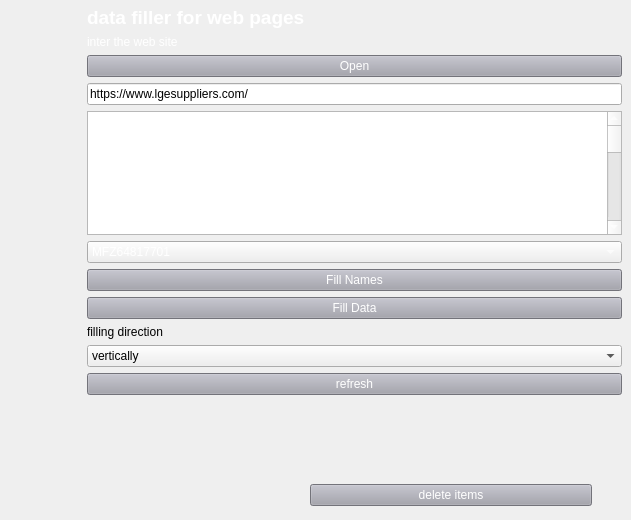
      <widget class="QWidget" name="tab_webSub_filler">
       <attribute name="title">
        <string>Tab 1</string>
       </attribute>
       <widget class="QWidget" name="formLayoutWidget">
        <property name="geometry">
         <rect>
          <x>81</x>
          <y>0</y>
          <width>541</width>
          <height>401</height>
         </rect>
        </property>
        <layout class="QFormLayout" name="formLayout_4">
         <item row="0" column="1">
          <spacer name="verticalSpacer_6">
           <property name="orientation">
            <enum>Qt::Vertical</enum>
           </property>
           <property name="sizeHint" stdset="0">
            <size>
             <width>20</width>
             <height>40</height>
            </size>
           </property>
          </spacer>
         </item>
         <item row="3" column="1">
          <widget class="QLabel" name="importFilesLabel">
           <property name="styleSheet">
            <string notr="true">color: rgb(255, 255, 255);
font: 12pt &quot;MS Shell Dlg 2&quot;;</string>
           </property>
           <property name="text">
            <string>&lt;html&gt;&lt;head/&gt;&lt;body&gt;&lt;p&gt;&lt;span style=&quot; font-size:14pt; font-weight:600; color:#ffffff;&quot;&gt;data filler for web pages&lt;/span&gt;&lt;/p&gt;&lt;/body&gt;&lt;/html&gt;</string>
           </property>
          </widget>
         </item>
         <item row="4" column="1">
          <widget class="QLabel" name="interTheWebSiteLabel">
           <property name="text">
            <string>&lt;html&gt;&lt;head/&gt;&lt;body&gt;&lt;p&gt;&lt;span style=&quot; color:#ffffff;&quot;&gt;inter the web site&lt;/span&gt;&lt;/p&gt;&lt;/body&gt;&lt;/html&gt;</string>
           </property>
          </widget>
         </item>
         <item row="5" column="1">
          <widget class="QPushButton" name="ButWebFilterOpensites">
           <property name="styleSheet">
            <string notr="true">background-color: rgb(161, 161, 171);
color: rgb(255, 255, 255);</string>
           </property>
           <property name="text">
            <string>Open</string>
           </property>
          </widget>
         </item>
         <item row="6" column="1">
          <widget class="QLineEdit" name="interTheWebSiteLineEdit">
           <property name="styleSheet">
            <string notr="true"/>
           </property>
           <property name="text">
            <string>https://www.lgesuppliers.com/</string>
           </property>
          </widget>
         </item>
         <item row="7" column="1">
          <widget class="QListWidget" name="listWebFilterLGItems">
           <property name="styleSheet">
            <string notr="true">color: rgb(255, 255, 255);</string>
           </property>
           <item>
            <property name="text">
             <string>LG43UJ63</string>
            </property>
           </item>
           <item>
            <property name="text">
             <string>LG49UJ63</string>
            </property>
           </item>
           <item>
            <property name="text">
             <string>LG55UK630</string>
            </property>
           </item>
           <item>
            <property name="text">
             <string>LGLG32LM55</string>
            </property>
           </item>
           <item>
            <property name="text">
             <string>LGLG43LM63</string>
            </property>
           </item>
           <item>
            <property name="text">
             <string>FRONT 43LM63</string>
            </property>
           </item>
           <item>
            <property name="text">
             <string>FRONT 43LM55</string>
            </property>
           </item>
           <item>
            <property name="text">
             <string>LG65UM73up&amp;down</string>
            </property>
           </item>
           <item>
            <property name="text">
             <string>LG65UM73LR</string>
            </property>
           </item>
           <item>
            <property name="text">
             <string>LG43UP77</string>
            </property>
           </item>
           <item>
            <property name="text">
             <string>LG65UP775Front</string>
            </property>
           </item>
           <item>
            <property name="text">
             <string>LG65UP77set</string>
            </property>
           </item>
           <item>
            <property name="text">
             <string>LG65UP81set</string>
            </property>
           </item>
           <item>
            <property name="text">
             <string>LG65UP81Side</string>
            </property>
           </item>
           <item>
            <property name="text">
             <string>LG75UP77FRONT</string>
            </property>
           </item>
           <item>
            <property name="text">
             <string>LG75UP77Set</string>
            </property>
           </item>
           <item>
            <property name="text">
             <string>LG75UP77Side</string>
            </property>
           </item>
           <item>
            <property name="text">
             <string>LG43UP81</string>
            </property>
           </item>
           <item>
            <property name="text">
             <string>LGNano80set</string>
            </property>
           </item>
           <item>
            <property name="text">
             <string>LGNano80side</string>
            </property>
           </item>
           <item>
            <property name="text">
             <string>LGOLED65A26LA_set</string>
            </property>
           </item>
           <item>
            <property name="text">
             <string>OLED65A26LAside</string>
            </property>
           </item>
           <item>
            <property name="text">
             <string>lg70UQ980updown</string>
            </property>
           </item>
           <item>
            <property name="text">
             <string>lg70UQ980sides</string>
            </property>
           </item>
           <item>
            <property name="text">
             <string>lg_OLED65CS_set</string>
            </property>
           </item>
           <item>
            <property name="text">
             <string>lg_OLED65CS_sides</string>
            </property>
           </item>
           <item>
            <property name="text">
             <string>OLED55CS_set</string>
            </property>
           </item>
           <item>
            <property name="text">
             <string>OLED55CS_side</string>
            </property>
           </item>
           <item>
            <property name="text">
             <string>LgWasherCover</string>
            </property>
           </item>
           <item>
            <property name="text">
             <string>LgWasherAngels</string>
            </property>
           </item>
           <item>
            <property name="text">
             <string>LgWasherBase</string>
            </property>
           </item>
           <item>
            <property name="text">
             <string>LgWasherBase_VIVACHE</string>
            </property>
           </item>
           <item>
            <property name="text">
             <string>lg_slides_50UQ75</string>
            </property>
           </item>
          </widget>
         </item>
         <item row="8" column="1">
          <widget class="QComboBox" name="importFilesComboBox">
           <property name="styleSheet">
            <string notr="true">color: rgb(255, 255, 255);</string>
           </property>
           <item>
            <property name="text">
             <string>MFZ64817701</string>
            </property>
           </item>
           <item>
            <property name="text">
             <string>MFZ65175601</string>
            </property>
           </item>
           <item>
            <property name="text">
             <string>MFZ65333701</string>
            </property>
           </item>
           <item>
            <property name="text">
             <string>MFZ65333801</string>
            </property>
           </item>
           <item>
            <property name="text">
             <string>MFZ65952201</string>
            </property>
           </item>
           <item>
            <property name="text">
             <string>MFZ65914801</string>
            </property>
           </item>
           <item>
            <property name="text">
             <string>MFZ65833401</string>
            </property>
           </item>
           <item>
            <property name="text">
             <string>MFZ66333001</string>
            </property>
           </item>
           <item>
            <property name="text">
             <string>mfz66236501</string>
            </property>
           </item>
           <item>
            <property name="text">
             <string>MFZ65262201</string>
            </property>
           </item>
           <item>
            <property name="text">
             <string>MFZ66151901</string>
            </property>
           </item>
           <item>
            <property name="text">
             <string>MFZ66236701</string>
            </property>
           </item>
           <item>
            <property name="text">
             <string>MFZ66236702</string>
            </property>
           </item>
           <item>
            <property name="text">
             <string>3920EZ2058A</string>
            </property>
           </item>
           <item>
            <property name="text">
             <string>3920FZ3114C</string>
            </property>
           </item>
           <item>
            <property name="text">
             <string>AGG76599801</string>
            </property>
           </item>
          </widget>
         </item>
         <item row="9" column="1">
          <widget class="QPushButton" name="ButWebFilterFIllNames">
           <property name="styleSheet">
            <string notr="true">background-color: rgb(161, 161, 171);
color: rgb(255, 255, 255);</string>
           </property>
           <property name="text">
            <string>Fill Names</string>
           </property>
          </widget>
         </item>
         <item row="10" column="1">
          <widget class="QPushButton" name="ButWebFilterFIllData">
           <property name="styleSheet">
            <string notr="true">background-color: rgb(161, 161, 171);
color: rgb(255, 255, 255);</string>
           </property>
           <property name="text">
            <string>Fill Data</string>
           </property>
          </widget>
         </item>
         <item row="15" column="1">
          <widget class="QPushButton" name="ButWebFilterRefresh">
           <property name="styleSheet">
            <string notr="true">background-color: rgb(161, 161, 171);
color: rgb(255, 255, 255);</string>
           </property>
           <property name="text">
            <string>refresh</string>
           </property>
          </widget>
         </item>
         <item row="16" column="1">
          <spacer name="verticalSpacer_2">
           <property name="orientation">
            <enum>Qt::Vertical</enum>
           </property>
           <property name="sizeHint" stdset="0">
            <size>
             <width>20</width>
             <height>40</height>
            </size>
           </property>
          </spacer>
         </item>
         <item row="12" column="1">
          <widget class="QComboBox" name="ButWebFilter_fillingDirection">
           <item>
            <property name="text">
             <string>vertically</string>
            </property>
           </item>
           <item>
            <property name="text">
             <string>horizontal</string>
            </property>
           </item>
           <item>
            <property name="text">
             <string>standards</string>
            </property>
           </item>
          </widget>
         </item>
         <item row="11" column="1">
          <widget class="QLabel" name="label_51">
           <property name="text">
            <string>filling direction</string>
           </property>
          </widget>
         </item>
        </layout>
       </widget>
       <widget class="QWidget" name="horizontalLayoutWidget_2">
        <property name="geometry">
         <rect>
          <x>310</x>
          <y>480</y>
          <width>282</width>
          <height>31</height>
         </rect>
        </property>
        <layout class="QHBoxLayout" name="horizontalLayout">
         <item>
          <widget class="QPushButton" name="ButWebFillDeleteItem">
           <property name="styleSheet">
            <string notr="true">background-color: rgb(161, 161, 171);
selection-background-color: rgb(77, 145, 215);
font: 75 9pt &quot;MS Shell Dlg 2&quot;;
selection-background-color: rgb(85, 85, 255);
color: rgb(255, 255, 255);</string>
           </property>
           <property name="text">
            <string>delete items</string>
           </property>
          </widget>
         </item>
        </layout>
       </widget>
      </widget>
